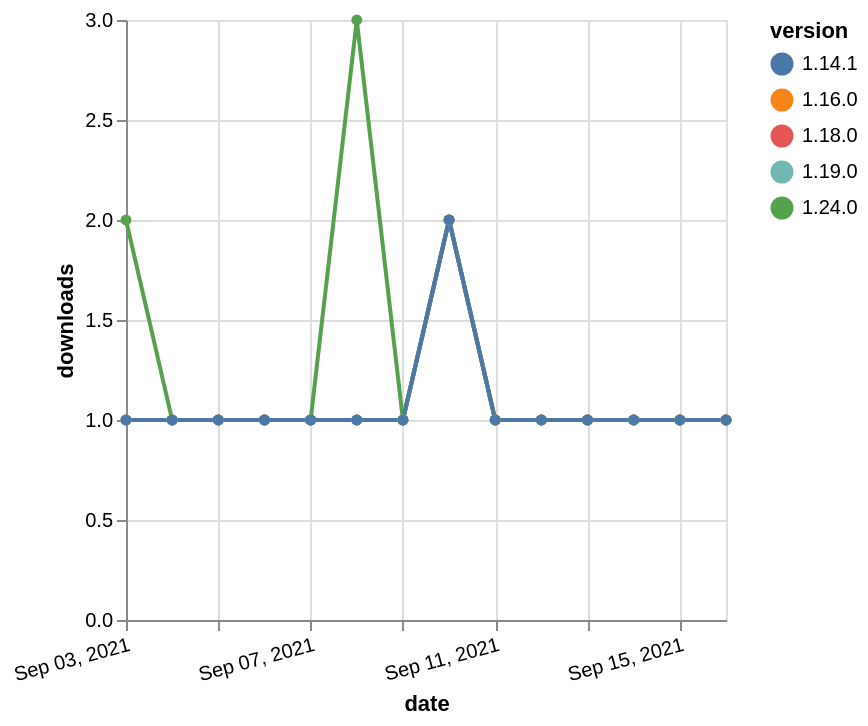

Here is the Vega-Lite specification saved for this chart:
### Vega-Lite specification from a JSON file in a GitHub repository (floating-point values rounded to 4 significant figures)
{"$schema": "https://vega.github.io/schema/vega-lite/v5.json", "description": "A simple bar chart with embedded data.", "data": {"values": [{"date": "2021-09-03", "total": 195, "delta": 1, "version": "1.18.0"}, {"date": "2021-09-04", "total": 196, "delta": 1, "version": "1.18.0"}, {"date": "2021-09-05", "total": 197, "delta": 1, "version": "1.18.0"}, {"date": "2021-09-06", "total": 198, "delta": 1, "version": "1.18.0"}, {"date": "2021-09-07", "total": 199, "delta": 1, "version": "1.18.0"}, {"date": "2021-09-08", "total": 200, "delta": 1, "version": "1.18.0"}, {"date": "2021-09-09", "total": 201, "delta": 1, "version": "1.18.0"}, {"date": "2021-09-10", "total": 203, "delta": 2, "version": "1.18.0"}, {"date": "2021-09-11", "total": 204, "delta": 1, "version": "1.18.0"}, {"date": "2021-09-12", "total": 205, "delta": 1, "version": "1.18.0"}, {"date": "2021-09-13", "total": 206, "delta": 1, "version": "1.18.0"}, {"date": "2021-09-14", "total": 207, "delta": 1, "version": "1.18.0"}, {"date": "2021-09-15", "total": 208, "delta": 1, "version": "1.18.0"}, {"date": "2021-09-16", "total": 209, "delta": 1, "version": "1.18.0"}, {"date": "2021-09-03", "total": 213, "delta": 1, "version": "1.16.0"}, {"date": "2021-09-04", "total": 214, "delta": 1, "version": "1.16.0"}, {"date": "2021-09-05", "total": 215, "delta": 1, "version": "1.16.0"}, {"date": "2021-09-06", "total": 216, "delta": 1, "version": "1.16.0"}, {"date": "2021-09-07", "total": 217, "delta": 1, "version": "1.16.0"}, {"date": "2021-09-08", "total": 218, "delta": 1, "version": "1.16.0"}, {"date": "2021-09-09", "total": 219, "delta": 1, "version": "1.16.0"}, {"date": "2021-09-10", "total": 221, "delta": 2, "version": "1.16.0"}, {"date": "2021-09-11", "total": 222, "delta": 1, "version": "1.16.0"}, {"date": "2021-09-12", "total": 223, "delta": 1, "version": "1.16.0"}, {"date": "2021-09-13", "total": 224, "delta": 1, "version": "1.16.0"}, {"date": "2021-09-14", "total": 225, "delta": 1, "version": "1.16.0"}, {"date": "2021-09-15", "total": 226, "delta": 1, "version": "1.16.0"}, {"date": "2021-09-16", "total": 227, "delta": 1, "version": "1.16.0"}, {"date": "2021-09-03", "total": 174, "delta": 1, "version": "1.19.0"}, {"date": "2021-09-04", "total": 175, "delta": 1, "version": "1.19.0"}, {"date": "2021-09-05", "total": 176, "delta": 1, "version": "1.19.0"}, {"date": "2021-09-06", "total": 177, "delta": 1, "version": "1.19.0"}, {"date": "2021-09-07", "total": 178, "delta": 1, "version": "1.19.0"}, {"date": "2021-09-08", "total": 179, "delta": 1, "version": "1.19.0"}, {"date": "2021-09-09", "total": 180, "delta": 1, "version": "1.19.0"}, {"date": "2021-09-10", "total": 182, "delta": 2, "version": "1.19.0"}, {"date": "2021-09-11", "total": 183, "delta": 1, "version": "1.19.0"}, {"date": "2021-09-12", "total": 184, "delta": 1, "version": "1.19.0"}, {"date": "2021-09-13", "total": 185, "delta": 1, "version": "1.19.0"}, {"date": "2021-09-14", "total": 186, "delta": 1, "version": "1.19.0"}, {"date": "2021-09-15", "total": 187, "delta": 1, "version": "1.19.0"}, {"date": "2021-09-16", "total": 188, "delta": 1, "version": "1.19.0"}, {"date": "2021-09-03", "total": 122, "delta": 2, "version": "1.24.0"}, {"date": "2021-09-04", "total": 123, "delta": 1, "version": "1.24.0"}, {"date": "2021-09-05", "total": 124, "delta": 1, "version": "1.24.0"}, {"date": "2021-09-06", "total": 125, "delta": 1, "version": "1.24.0"}, {"date": "2021-09-07", "total": 126, "delta": 1, "version": "1.24.0"}, {"date": "2021-09-08", "total": 129, "delta": 3, "version": "1.24.0"}, {"date": "2021-09-09", "total": 130, "delta": 1, "version": "1.24.0"}, {"date": "2021-09-10", "total": 132, "delta": 2, "version": "1.24.0"}, {"date": "2021-09-11", "total": 133, "delta": 1, "version": "1.24.0"}, {"date": "2021-09-12", "total": 134, "delta": 1, "version": "1.24.0"}, {"date": "2021-09-13", "total": 135, "delta": 1, "version": "1.24.0"}, {"date": "2021-09-14", "total": 136, "delta": 1, "version": "1.24.0"}, {"date": "2021-09-15", "total": 137, "delta": 1, "version": "1.24.0"}, {"date": "2021-09-16", "total": 138, "delta": 1, "version": "1.24.0"}, {"date": "2021-09-03", "total": 265, "delta": 1, "version": "1.14.1"}, {"date": "2021-09-04", "total": 266, "delta": 1, "version": "1.14.1"}, {"date": "2021-09-05", "total": 267, "delta": 1, "version": "1.14.1"}, {"date": "2021-09-06", "total": 268, "delta": 1, "version": "1.14.1"}, {"date": "2021-09-07", "total": 269, "delta": 1, "version": "1.14.1"}, {"date": "2021-09-08", "total": 270, "delta": 1, "version": "1.14.1"}, {"date": "2021-09-09", "total": 271, "delta": 1, "version": "1.14.1"}, {"date": "2021-09-10", "total": 273, "delta": 2, "version": "1.14.1"}, {"date": "2021-09-11", "total": 274, "delta": 1, "version": "1.14.1"}, {"date": "2021-09-12", "total": 275, "delta": 1, "version": "1.14.1"}, {"date": "2021-09-13", "total": 276, "delta": 1, "version": "1.14.1"}, {"date": "2021-09-14", "total": 277, "delta": 1, "version": "1.14.1"}, {"date": "2021-09-15", "total": 278, "delta": 1, "version": "1.14.1"}, {"date": "2021-09-16", "total": 279, "delta": 1, "version": "1.14.1"}]}, "width": "container", "mark": {"type": "line", "point": {"filled": true}}, "encoding": {"x": {"field": "date", "type": "temporal", "timeUnit": "yearmonthdate", "title": "date", "axis": {"labelAngle": -15}}, "y": {"field": "delta", "type": "quantitative", "title": "downloads"}, "color": {"field": "version", "type": "nominal"}, "tooltip": {"field": "delta"}}}
